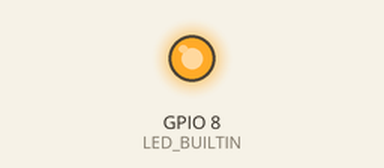
The sketch below on a simulated ESP32-C3. Parts: output pins drawn as LEDs (lit = HIGH). At 1.8 s the program stops and its outputs stay as they are.

Above: at 0.1 s.
At 1.6 s:
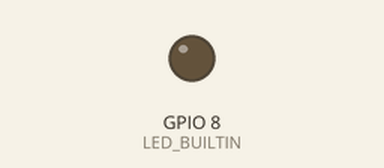
Timing chart, 0 to 3.1 s (numbered marks = the images above):
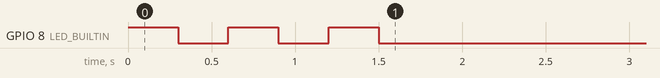

The sketch:

Arduino-IDE-04-ESP32-Battery-Life-Manual-CPU.ino
```cpp
#include <Arduino.h>

#define LED_BUILTIN 8// On ESP32, GPIO 8 is often used for the built-in LED (Can also connect an external LED here)

// Initial CPU frequency in MHz
uint32_t cpu_freq_mhz = 40;//we will toggle between 40 and 160 mhz
// Variable to monitor elapsed time between cpu frequency changes
long previousMillis = 0;

int ledState = LOW; // Initial state of the LED

//helper function to simulate a time-intensive task and measure its duration
long timeIntensiveTask()
{
    previousMillis = millis();
    volatile uint32_t sum = 0;
    for (uint32_t i = 0; i < 60000000; i++)
    {
        sum += i;
    }

    return millis() - previousMillis;
}

//helper function to blink the LED
void blink(int numBlinks,int blinkDelay)
{
    for(int i=0;i<numBlinks;i++)
    {
         // Blink the LED to indicate that the ESP32 is awake
        digitalWrite(LED_BUILTIN, HIGH);  // turn the LED on (HIGH is the voltage level)
        delay(blinkDelay);                      // wait for half a second
        digitalWrite(LED_BUILTIN, LOW);   // turn the LED off by making the voltage LOW
        delay(blinkDelay);                      // wait for half a second
    }
}

void setup()
{
    Serial.begin(9600);
    //for an ESP32-C3
    //minimum 40 mhz
    //max 160mhz
    //160 mhz default
    setCpuFrequencyMhz(cpu_freq_mhz);//initialize to 40 mhz

    // Initialize the built-in LED pin as an output
    pinMode(LED_BUILTIN, OUTPUT);

    // Initial blink to indicate startup
    blink(3,300);
}

void loop()
{
    //Validate current CPU frequency
    uint32_t currentFreq = getCpuFrequencyMhz();

    long time = timeIntensiveTask();
    float timeSecs = (float)time / 1000.0;

    Serial.print("Time intensive task took: ");
    Serial.print(timeSecs);
    Serial.print(" seconds at ");
    Serial.print(currentFreq);
    Serial.println(" mhz");

    // Toggle CPU frequency between 40 MHz and 160 MHz
    if(currentFreq == 40)
    {
        cpu_freq_mhz = 160;
    }
    else
    {
        cpu_freq_mhz = 40;
    }
    setCpuFrequencyMhz(cpu_freq_mhz);

    // Blink the LED to indicate a frequency change
    blink(2,300);
}
```
